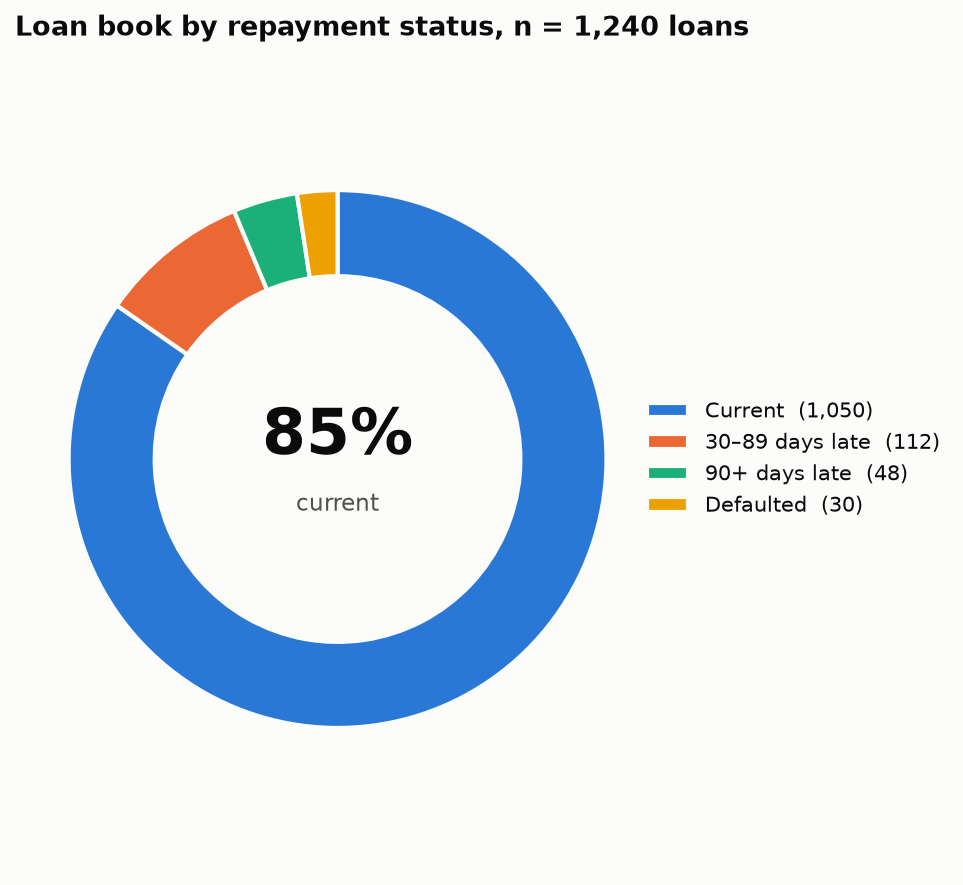

The Python source for this figure:
"""
Donut Chart  -  family: Part-to-whole

DESIGN PURPOSE
A pie chart with the center removed. Readers judge arc length rather than
angle, and the hole holds a headline number such as the total or the key
share. The same limits as a pie apply.

WHEN TO USE
  - Show a part-to-whole split with few categories (≤ 6) and a headline figure
  - Dashboards where a single compact share indicator is needed

AVOID WHEN
  - There are more than 6 segments, or the segments are close in size
  - Precise comparison is needed (use a bar chart)

ALTERNATIVES
  - Pie chart
  - Stacked bar (single bar)
  - Stat tile with the number only

EXAMPLE
Repayment status of a consumer loan book of 1,240 loans.

Run:  python donut_chart.py
"""
import sys
from pathlib import Path

import numpy as np
import pandas as pd
import matplotlib.pyplot as plt

# Library style: categorical colors in fixed order, recessive axes, hairline grid.
PALETTE = ["#2a78d6", "#eb6834", "#1baf7a", "#eda100",
           "#e87ba4", "#008300", "#6250d6", "#e34948"]
SEQ_CMAP = "Blues"      # sequential: one hue, light -> dark
DIV_CMAP = "RdBu_r"     # diverging: two opposite hues, neutral midpoint
GRAY = "#b8b7b1"        # de-emphasised marks
plt.rcParams.update({
    "figure.figsize": (8, 4.8), "figure.dpi": 110, "figure.facecolor": "#fcfcfb",
    "axes.facecolor": "#fcfcfb", "axes.edgecolor": "#c9c8c3", "axes.linewidth": 0.8,
    "axes.spines.top": False, "axes.spines.right": False,
    "axes.grid": True, "grid.color": "#e6e5e1", "grid.linewidth": 0.6, "axes.axisbelow": True,
    "axes.prop_cycle": plt.cycler(color=PALETTE),
    "axes.titlesize": 13, "axes.titleweight": "bold", "axes.titlelocation": "left",
    "axes.labelcolor": "#52514e", "xtick.color": "#52514e", "ytick.color": "#52514e",
    "text.color": "#0b0b0b", "font.size": 10, "lines.linewidth": 2,
    "legend.frameon": False,
})

# --- Example data ------------------------------------------------------------
s = pd.Series({"Current": 1050, "30–89 days late": 112, "90+ days late": 48, "Defaulted": 30})
s

# --- Plot --------------------------------------------------------------------
fig, ax = plt.subplots(figsize=(6.5, 6))
wedges, _ = ax.pie(s.values, colors=PALETTE[:len(s)], startangle=90, counterclock=False,
                   wedgeprops=dict(width=0.32, edgecolor="#fcfcfb", linewidth=2))
ax.text(0, 0.08, f"{s['Current'] / s.sum():.0%}", ha="center", va="center",
        fontsize=30, fontweight="bold")
ax.text(0, -0.17, "current", ha="center", va="center", fontsize=11, color="#52514e")
ax.legend(wedges, [f"{k}  ({v:,})" for k, v in s.items()], loc="center left",
          bbox_to_anchor=(0.95, 0.5))
ax.set_title(f"Loan book by repayment status, n = {s.sum():,} loans")
ax.axis("equal")
fig.tight_layout()

# --- Save / show -------------------------------------------------------------
out = Path(__file__).with_name(Path(__file__).stem + ".png")
fig.savefig(out, dpi=150, bbox_inches="tight")
print(f"saved {out}")
if "--no-show" not in sys.argv:
    plt.show()
